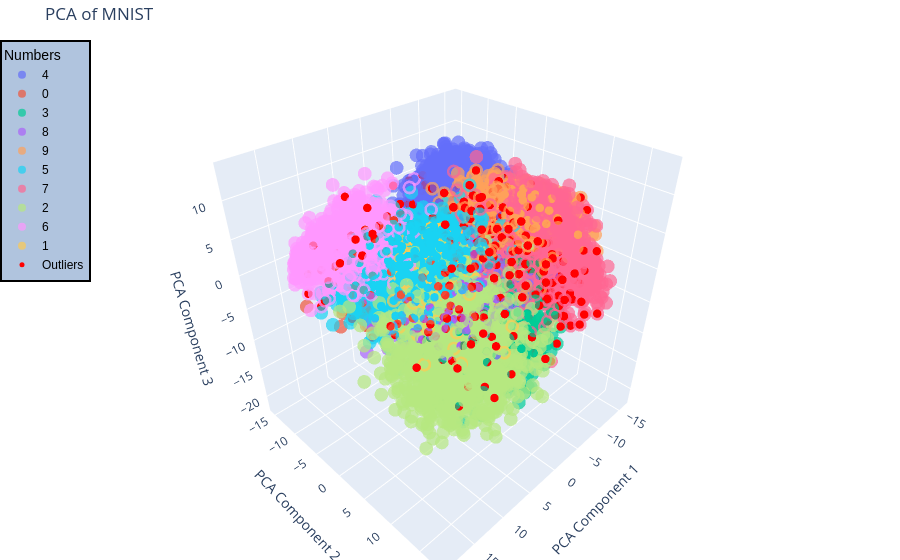

This figure's notebook cell:
### Markdown cell above
### Visualization with three PCA components

### Code cell
import plotly.express as px
import plotly.graph_objects as go
from sklearn.decomposition import PCA

# Apply PCA to reduce dimensionality to 3 components for visualization
pca = PCA(n_components=3)
X_pca = pca.fit_transform(model_mnist.inspector_out(X_train))

# DataFrame with the transformed data and labels
df_pca = pd.DataFrame(X_pca, columns=['PCA1', 'PCA2', 'PCA3'])
df_pca['class'] = y_train[random_indices_train]
df_pca['outlier'] = 'Normal'
df_pca.loc[index_filter, 'outlier'] = 'Outlier'

# Scatter plot of the original dataset
fig = px.scatter_3d(df_pca, x='PCA1', y='PCA2', z='PCA3', color='class',
                    title='PCA of MNIST',
                    labels={'class': 'Numbers'},
                    opacity=0.7)

# Highlight the points that were filtered (detected outliers)
fig.add_trace(go.Scatter3d(
    x=df_pca.loc[df_pca['outlier'] == 'Outlier', 'PCA1'],
    y=df_pca.loc[df_pca['outlier'] == 'Outlier', 'PCA2'],
    z=df_pca.loc[df_pca['outlier'] == 'Outlier', 'PCA3'],
    mode='markers',
    marker=dict(size=5, color='red'),
    name='Outliers'
))

# Update the chart design
fig.update_layout(scene=dict(
    xaxis_title='PCA Component 1',
    yaxis_title='PCA Component 2',
    zaxis_title='PCA Component 3'),
    margin=dict(l=0, r=0, b=0, t=40),
    legend=dict(
        x=0,
        y=1,
        traceorder="normal",
        font=dict(
            family="sans-serif",
            size=12,
            color="black"
        ),
        bgcolor="LightSteelBlue",
        bordercolor="Black",
        borderwidth=2
    )
)

fig.show()

### Figure 1 — Plotly figure (JSON) as saved in the notebook; plotly's stock layout.template omitted (floating-point values rounded to 4 significant figures; data arrays with more than 128 entries replaced by an {"elided": "..."} marker saying what was removed)
{"data": [{"hovertemplate": "Numbers=4<br>PCA1=%{x}<br>PCA2=%{y}<br>PCA3=%{z}<extra></extra>", "legendgroup": "4", "marker": {"color": "#636efa", "opacity": 0.7, "symbol": "circle"}, "mode": "markers", "name": "4", "scene": "scene", "showlegend": true, "type": "scatter3d", "x": {"elided": "964 float values"}, "y": {"elided": "964 float values"}, "z": {"elided": "964 float values"}}, {"hovertemplate": "Numbers=0<br>PCA1=%{x}<br>PCA2=%{y}<br>PCA3=%{z}<extra></extra>", "legendgroup": "0", "marker": {"color": "#EF553B", "opacity": 0.7, "symbol": "circle"}, "mode": "markers", "name": "0", "scene": "scene", "showlegend": true, "type": "scatter3d", "x": {"elided": "980 float values"}, "y": {"elided": "980 float values"}, "z": {"elided": "980 float values"}}, {"hovertemplate": "Numbers=3<br>PCA1=%{x}<br>PCA2=%{y}<br>PCA3=%{z}<extra></extra>", "legendgroup": "3", "marker": {"color": "#00cc96", "opacity": 0.7, "symbol": "circle"}, "mode": "markers", "name": "3", "scene": "scene", "showlegend": true, "type": "scatter3d", "x": {"elided": "1067 float values"}, "y": {"elided": "1067 float values"}, "z": {"elided": "1067 float values"}}, {"hovertemplate": "Numbers=8<br>PCA1=%{x}<br>PCA2=%{y}<br>PCA3=%{z}<extra></extra>", "legendgroup": "8", "marker": {"color": "#ab63fa", "opacity": 0.7, "symbol": "circle"}, "mode": "markers", "name": "8", "scene": "scene", "showlegend": true, "type": "scatter3d", "x": {"elided": "955 float values"}, "y": {"elided": "955 float values"}, "z": {"elided": "955 float values"}}, {"hovertemplate": "Numbers=9<br>PCA1=%{x}<br>PCA2=%{y}<br>PCA3=%{z}<extra></extra>", "legendgroup": "9", "marker": {"color": "#FFA15A", "opacity": 0.7, "symbol": "circle"}, "mode": "markers", "name": "9", "scene": "scene", "showlegend": true, "type": "scatter3d", "x": {"elided": "1030 float values"}, "y": {"elided": "1030 float values"}, "z": {"elided": "1030 float values"}}, {"hovertemplate": "Numbers=5<br>PCA1=%{x}<br>PCA2=%{y}<br>PCA3=%{z}<extra></extra>", "legendgroup": "5", "marker": {"color": "#19d3f3", "opacity": 0.7, "symbol": "circle"}, "mode": "markers", "name": "5", "scene": "scene", "showlegend": true, "type": "scatter3d", "x": {"elided": "850 float values"}, "y": {"elided": "850 float values"}, "z": {"elided": "850 float values"}}, {"hovertemplate": "Numbers=7<br>PCA1=%{x}<br>PCA2=%{y}<br>PCA3=%{z}<extra></extra>", "legendgroup": "7", "marker": {"color": "#FF6692", "opacity": 0.7, "symbol": "circle"}, "mode": "markers", "name": "7", "scene": "scene", "showlegend": true, "type": "scatter3d", "x": {"elided": "1052 float values"}, "y": {"elided": "1052 float values"}, "z": {"elided": "1052 float values"}}, {"hovertemplate": "Numbers=2<br>PCA1=%{x}<br>PCA2=%{y}<br>PCA3=%{z}<extra></extra>", "legendgroup": "2", "marker": {"color": "#B6E880", "opacity": 0.7, "symbol": "circle"}, "mode": "markers", "name": "2", "scene": "scene", "showlegend": true, "type": "scatter3d", "x": {"elided": "1008 float values"}, "y": {"elided": "1008 float values"}, "z": {"elided": "1008 float values"}}, {"hovertemplate": "Numbers=6<br>PCA1=%{x}<br>PCA2=%{y}<br>PCA3=%{z}<extra></extra>", "legendgroup": "6", "marker": {"color": "#FF97FF", "opacity": 0.7, "symbol": "circle"}, "mode": "markers", "name": "6", "scene": "scene", "showlegend": true, "type": "scatter3d", "x": {"elided": "976 float values"}, "y": {"elided": "976 float values"}, "z": {"elided": "976 float values"}}, {"hovertemplate": "Numbers=1<br>PCA1=%{x}<br>PCA2=%{y}<br>PCA3=%{z}<extra></extra>", "legendgroup": "1", "marker": {"color": "#FECB52", "opacity": 0.7, "symbol": "circle"}, "mode": "markers", "name": "1", "scene": "scene", "showlegend": true, "type": "scatter3d", "x": {"elided": "1118 float values"}, "y": {"elided": "1118 float values"}, "z": {"elided": "1118 float values"}}, {"marker": {"color": "red", "size": 5}, "mode": "markers", "name": "Outliers", "type": "scatter3d", "x": {"elided": "1274 float values"}, "y": {"elided": "1274 float values"}, "z": {"elided": "1274 float values"}}], "layout": {"autosize": true, "legend": {"bgcolor": "LightSteelBlue", "bordercolor": "Black", "borderwidth": 2, "font": {"color": "black", "family": "sans-serif", "size": 12}, "title": {"text": "Numbers"}, "tracegroupgap": 0, "traceorder": "normal", "x": 0, "y": 1}, "margin": {"b": 0, "l": 0, "r": 0, "t": 40}, "scene": {"aspectmode": "auto", "aspectratio": {"x": 1.019, "y": 0.9586, "z": 1.024}, "domain": {"x": [0, 1], "y": [0, 1]}, "xaxis": {"title": {"text": "PCA Component 1"}, "type": "linear"}, "yaxis": {"title": {"text": "PCA Component 2"}, "type": "linear"}, "zaxis": {"title": {"text": "PCA Component 3"}, "type": "linear"}}, "title": {"text": "PCA of MNIST"}}}
